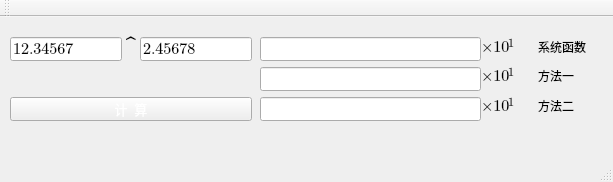
<?xml version="1.0" encoding="UTF-8"?>
<ui version="4.0">
 <class>ArbPower</class>
 <widget class="QMainWindow" name="ArbPower">
  <property name="geometry">
   <rect>
    <x>0</x>
    <y>0</y>
    <width>613</width>
    <height>182</height>
   </rect>
  </property>
  <property name="windowTitle">
   <string>ArbPower</string>
  </property>
  <property name="windowIcon">
   <iconset resource="res.qrc">
    <normaloff>:/Res/interstate.png</normaloff>:/Res/interstate.png</iconset>
  </property>
  <widget class="QWidget" name="centralWidget">
   <widget class="QLineEdit" name="baseEdit">
    <property name="geometry">
     <rect>
      <x>10</x>
      <y>20</y>
      <width>112</width>
      <height>24</height>
     </rect>
    </property>
    <property name="font">
     <font>
      <family>Cambria Math</family>
      <pointsize>12</pointsize>
     </font>
    </property>
    <property name="whatsThis">
     <string>底数</string>
    </property>
    <property name="styleSheet">
     <string notr="true">background-image: url(:/Res/kb.png);</string>
    </property>
    <property name="text">
     <string>12.34567</string>
    </property>
   </widget>
   <widget class="QLabel" name="powerLabel">
    <property name="geometry">
     <rect>
      <x>126</x>
      <y>19</y>
      <width>16</width>
      <height>16</height>
     </rect>
    </property>
    <property name="font">
     <font>
      <family>Cambria Math</family>
      <pointsize>12</pointsize>
      <weight>75</weight>
      <bold>true</bold>
     </font>
    </property>
    <property name="text">
     <string>^</string>
    </property>
   </widget>
   <widget class="QLineEdit" name="exponentEdit">
    <property name="geometry">
     <rect>
      <x>140</x>
      <y>20</y>
      <width>112</width>
      <height>24</height>
     </rect>
    </property>
    <property name="font">
     <font>
      <family>Cambria Math</family>
      <pointsize>12</pointsize>
     </font>
    </property>
    <property name="whatsThis">
     <string>指数</string>
    </property>
    <property name="styleSheet">
     <string notr="true">background-image: url(:/Res/kb.png);</string>
    </property>
    <property name="text">
     <string>2.45678</string>
    </property>
   </widget>
   <widget class="QLineEdit" name="answerShow">
    <property name="geometry">
     <rect>
      <x>260</x>
      <y>20</y>
      <width>221</width>
      <height>24</height>
     </rect>
    </property>
    <property name="font">
     <font>
      <family>Cambria Math</family>
      <pointsize>13</pointsize>
      <weight>75</weight>
      <bold>true</bold>
     </font>
    </property>
    <property name="styleSheet">
     <string notr="true">background-image: url(:/Res/kb.png);</string>
    </property>
    <property name="readOnly">
     <bool>true</bool>
    </property>
   </widget>
   <widget class="QPushButton" name="calculateButton">
    <property name="geometry">
     <rect>
      <x>10</x>
      <y>80</y>
      <width>242</width>
      <height>24</height>
     </rect>
    </property>
    <property name="font">
     <font>
      <family>微软雅黑</family>
      <pointsize>10</pointsize>
     </font>
    </property>
    <property name="styleSheet">
     <string notr="true">color: rgb(255, 255, 255);
border-image: url(:/Res/button_calculate_normal.png);</string>
    </property>
    <property name="text">
     <string>计  算</string>
    </property>
   </widget>
   <widget class="QLineEdit" name="answerShow_2">
    <property name="geometry">
     <rect>
      <x>260</x>
      <y>50</y>
      <width>221</width>
      <height>24</height>
     </rect>
    </property>
    <property name="font">
     <font>
      <family>Cambria Math</family>
      <pointsize>13</pointsize>
      <weight>75</weight>
      <bold>true</bold>
     </font>
    </property>
    <property name="styleSheet">
     <string notr="true">background-image: url(:/Res/kb.png);</string>
    </property>
    <property name="readOnly">
     <bool>true</bool>
    </property>
   </widget>
   <widget class="QLineEdit" name="answerShow_3">
    <property name="geometry">
     <rect>
      <x>260</x>
      <y>80</y>
      <width>221</width>
      <height>24</height>
     </rect>
    </property>
    <property name="font">
     <font>
      <family>Cambria Math</family>
      <pointsize>13</pointsize>
      <weight>75</weight>
      <bold>true</bold>
     </font>
    </property>
    <property name="styleSheet">
     <string notr="true">background-image: url(:/Res/kb.png);</string>
    </property>
    <property name="readOnly">
     <bool>true</bool>
    </property>
   </widget>
   <widget class="QLabel" name="label">
    <property name="geometry">
     <rect>
      <x>538</x>
      <y>22</y>
      <width>101</width>
      <height>16</height>
     </rect>
    </property>
    <property name="font">
     <font>
      <family>微软雅黑</family>
      <weight>50</weight>
      <bold>false</bold>
     </font>
    </property>
    <property name="text">
     <string>系统函数</string>
    </property>
   </widget>
   <widget class="QLabel" name="label_2">
    <property name="geometry">
     <rect>
      <x>538</x>
      <y>51</y>
      <width>101</width>
      <height>16</height>
     </rect>
    </property>
    <property name="font">
     <font>
      <family>微软雅黑</family>
      <weight>50</weight>
      <bold>false</bold>
     </font>
    </property>
    <property name="text">
     <string>方法一</string>
    </property>
   </widget>
   <widget class="QLabel" name="label_3">
    <property name="geometry">
     <rect>
      <x>538</x>
      <y>81</y>
      <width>101</width>
      <height>16</height>
     </rect>
    </property>
    <property name="font">
     <font>
      <family>微软雅黑</family>
      <weight>50</weight>
      <bold>false</bold>
     </font>
    </property>
    <property name="text">
     <string>方法二</string>
    </property>
   </widget>
   <widget class="QLabel" name="errorLabel">
    <property name="geometry">
     <rect>
      <x>82</x>
      <y>52</y>
      <width>101</width>
      <height>16</height>
     </rect>
    </property>
    <property name="font">
     <font>
      <family>微软雅黑</family>
      <weight>50</weight>
      <bold>false</bold>
     </font>
    </property>
    <property name="text">
     <string/>
    </property>
   </widget>
   <widget class="QLabel" name="baseSignLabel">
    <property name="geometry">
     <rect>
      <x>13</x>
      <y>52</y>
      <width>101</width>
      <height>16</height>
     </rect>
    </property>
    <property name="font">
     <font>
      <family>微软雅黑</family>
      <weight>50</weight>
      <bold>false</bold>
     </font>
    </property>
    <property name="text">
     <string/>
    </property>
   </widget>
   <widget class="QLabel" name="exponentSignLabel">
    <property name="geometry">
     <rect>
      <x>140</x>
      <y>51</y>
      <width>101</width>
      <height>16</height>
     </rect>
    </property>
    <property name="font">
     <font>
      <family>微软雅黑</family>
      <weight>50</weight>
      <bold>false</bold>
     </font>
    </property>
    <property name="text">
     <string/>
    </property>
   </widget>
   <widget class="QLabel" name="label_4">
    <property name="geometry">
     <rect>
      <x>481</x>
      <y>22</y>
      <width>31</width>
      <height>16</height>
     </rect>
    </property>
    <property name="font">
     <font>
      <family>Cambria Math</family>
      <pointsize>12</pointsize>
     </font>
    </property>
    <property name="text">
     <string>×10</string>
    </property>
   </widget>
   <widget class="QLabel" name="answerExponentlabel">
    <property name="geometry">
     <rect>
      <x>508</x>
      <y>18</y>
      <width>31</width>
      <height>16</height>
     </rect>
    </property>
    <property name="font">
     <font>
      <family>Cambria Math</family>
      <pointsize>9</pointsize>
      <weight>50</weight>
      <bold>false</bold>
     </font>
    </property>
    <property name="text">
     <string>1</string>
    </property>
   </widget>
   <widget class="QLabel" name="answerExponentlabel_2">
    <property name="geometry">
     <rect>
      <x>508</x>
      <y>47</y>
      <width>31</width>
      <height>16</height>
     </rect>
    </property>
    <property name="font">
     <font>
      <family>Cambria Math</family>
      <pointsize>9</pointsize>
      <weight>50</weight>
      <bold>false</bold>
     </font>
    </property>
    <property name="text">
     <string>1</string>
    </property>
   </widget>
   <widget class="QLabel" name="label_5">
    <property name="geometry">
     <rect>
      <x>481</x>
      <y>51</y>
      <width>31</width>
      <height>16</height>
     </rect>
    </property>
    <property name="font">
     <font>
      <family>Cambria Math</family>
      <pointsize>12</pointsize>
     </font>
    </property>
    <property name="text">
     <string>×10</string>
    </property>
   </widget>
   <widget class="QLabel" name="answerExponentlabel_3">
    <property name="geometry">
     <rect>
      <x>508</x>
      <y>77</y>
      <width>31</width>
      <height>16</height>
     </rect>
    </property>
    <property name="font">
     <font>
      <family>Cambria Math</family>
      <pointsize>9</pointsize>
      <weight>50</weight>
      <bold>false</bold>
     </font>
    </property>
    <property name="text">
     <string>1</string>
    </property>
   </widget>
   <widget class="QLabel" name="label_6">
    <property name="geometry">
     <rect>
      <x>481</x>
      <y>81</y>
      <width>31</width>
      <height>16</height>
     </rect>
    </property>
    <property name="font">
     <font>
      <family>Cambria Math</family>
      <pointsize>12</pointsize>
     </font>
    </property>
    <property name="text">
     <string>×10</string>
    </property>
   </widget>
  </widget>
  <widget class="QMenuBar" name="menuBar">
   <property name="geometry">
    <rect>
     <x>0</x>
     <y>0</y>
     <width>613</width>
     <height>23</height>
    </rect>
   </property>
  </widget>
  <widget class="QToolBar" name="mainToolBar">
   <attribute name="toolBarArea">
    <enum>TopToolBarArea</enum>
   </attribute>
   <attribute name="toolBarBreak">
    <bool>false</bool>
   </attribute>
  </widget>
  <widget class="QStatusBar" name="statusBar"/>
 </widget>
 <layoutdefault spacing="6" margin="11"/>
 <resources>
  <include location="res.qrc"/>
 </resources>
 <connections/>
</ui>
